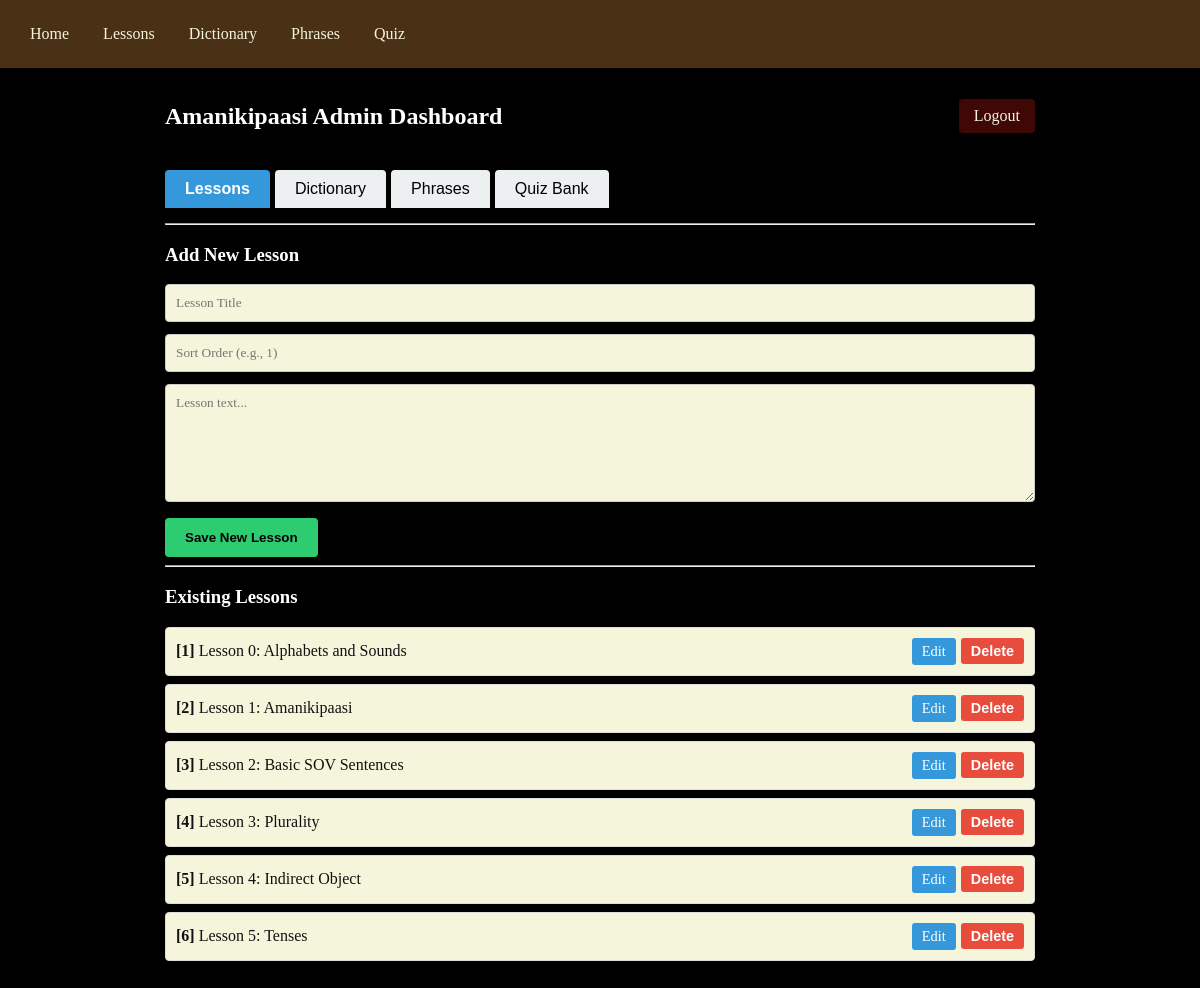
Screenshot of /admin/dashboard (signed in) with the database file from the repository.
### tables this page shows
CREATE TABLE lessons (
            id INTEGER PRIMARY KEY AUTOINCREMENT,
            title TEXT NOT NULL,
            content TEXT NOT NULL,
            sort_order INTEGER DEFAULT 0);

### app.py (the view)
@app.route('/admin/dashboard')
def admin_dashboard():
    if not session.get('logged_in'): return redirect(url_for('admin'))
    db = get_db()
    active_tab = request.args.get('tab', 'ManageLessons')
    return render_template(
        'admin_dashboard.html',
        lessons=db.execute('SELECT * FROM lessons ORDER BY sort_order ASC').fetchall(),
        words=db.execute('SELECT * FROM dictionary ORDER BY amanikipaasi ASC').fetchall(),
        phrases=db.execute('SELECT * FROM phrases ORDER BY id DESC LIMIT 1').fetchone(),
        questions=db.execute('SELECT * FROM quiz').fetchall(),
        active_tab=active_tab
    )

### app.py (called while the page is built)
def get_db():
    conn = sqlite3.connect(DATABASE)
    conn.row_factory = sqlite3.Row
    return conn

### templates/admin_dashboard.html (shortened to what this page needs)
{% extends 'base.html' %}
{% block content %}
<div class="dashboard-header">
    <h2>Amanikipaasi Admin Dashboard</h2>
    <a href="{{ url_for('admin_logout') }}" class="logout-btn">Logout</a>
</div>
<div class="tab-menu">
    <button id="btn-ManageLessons" class="tab-btn" onclick="openTab(event, 'ManageLessons')">Lessons</button>
    <button id="btn-ManageDict" class="tab-btn" onclick="openTab(event, 'ManageDict')">Dictionary</button>
    <button id="btn-ManagePhrases" class="tab-btn" onclick="openTab(event, 'ManagePhrases')">Phrases</button>
    <button id="btn-ManageQuiz" class="tab-btn" onclick="openTab(event, 'ManageQuiz')">Quiz Bank</button>
</div>
<hr>
<div id="ManageLessons" class="tab-content" style="display:none;">
    <h3>Add New Lesson</h3>
    <form method="POST" action="{{ url_for('add_lesson') }}">
        <input type="text" name="title" placeholder="Lesson Title" required><br>
        <input type="number" name="sort_order" placeholder="Sort Order (e.g., 1)" required><br>
        <textarea name="content" rows="6" placeholder="Lesson text..." required></textarea><br>
        <button type="submit">Save New Lesson</button>
    </form>
    <hr>
    <h3>Existing Lessons</h3>
    <ul style="list-style: none; padding: 0;">
        {% for lesson in lessons %}
        <li style="background: #f9f9f9; padding: 10px; margin-bottom: 8px; border: 1px solid #ddd; display: flex; justify-content: space-between; align-items: center;">
            <span><strong>[{{ lesson.sort_order }}]</strong> {{ lesson.title }}</span>
            <div style="display: flex; gap: 5px;">
                <a href="{{ url_for('edit_lesson', id=lesson.id) }}" style="background: #3498db; color: white; padding: 5px 10px; text-decoration: none; border-radius: 3px; font-size: 0.9rem;">Edit</a>
                <form method="POST" action="{{ url_for('delete_lesson', id=lesson.id) }}" style="margin: 0;" onsubmit="return confirm('Delete this lesson?');">
                    <button type="submit" style="background: #e74c3c; color: white; padding: 5px 10px; border: none; border-radius: 3px; font-size: 0.9rem; cursor: pointer;">Delete</button>
                </form>
            </div>
        </li>
        {% endfor %}
    </ul>
</div>
{% endblock %}

### static/css/style.css (style rules this page uses)
body { font-family: Georgia, Cambria, "Times New Roman", Times, serif; margin: 0; background: #000000; color: #ffffff; }
.dashboard-header { display: flex; justify-content: space-between; align-items: center; margin-bottom: 20px; }
.logout-btn { background: #400707; color: #f5f5dc; text-decoration: none; padding: 8px 15px; border-radius: 4px; }
.tab-content form input, .tab-content form textarea, .tab-content form select { width: 100%; padding: 10px; margin-bottom: 12px; border: 1px solid #4a3015; border-radius: 4px; box-sizing: border-box; font-family: inherit; background-color: #f5f5dc !important; color: #111111 !important; }
.tab-content ul li, .tab-content div[style*="background"], .tab-content .item-row, .tab-content div + div { background-color: #f5f5dc !important; color: #111111 !important; border-radius: 4px; }
.tab-content li, .tab-content p, .tab-content span { color: #111111; }
.tab-menu { display: flex; gap: 5px; margin-bottom: 15px; overflow-x: auto; }
.tab-btn { background: #ecf0f1; border: none; padding: 10px 20px; cursor: pointer; border-radius: 4px 4px 0 0; font-size: 1rem; }
.tab-btn.active { background: #3498db; color: white; font-weight: bold; }
.tab-content form input, .tab-content form textarea, .tab-content form select { width: 100%; padding: 10px; margin-bottom: 12px; border: 1px solid #ccc; border-radius: 4px; box-sizing: border-box; font-family: inherit; color: #000; }
.tab-content form button, .admin-login-box button { background: #2ecc71; color: #000000; border: none; padding: 12px 20px; border-radius: 4px; cursor: pointer; font-weight: bold; }

### rows the page displays
lessons: sort_order "1", title "Lesson 0: Alphabets and Sounds"
lessons: sort_order "2", title "Lesson 1: Amanikipaasi"
lessons: sort_order "3", title "Lesson 2: Basic SOV Sentences"
lessons: sort_order "4", title "Lesson 3: Plurality"
lessons: sort_order "5", title "Lesson 4: Indirect Object"
lessons: sort_order "6", title "Lesson 5: Tenses"
